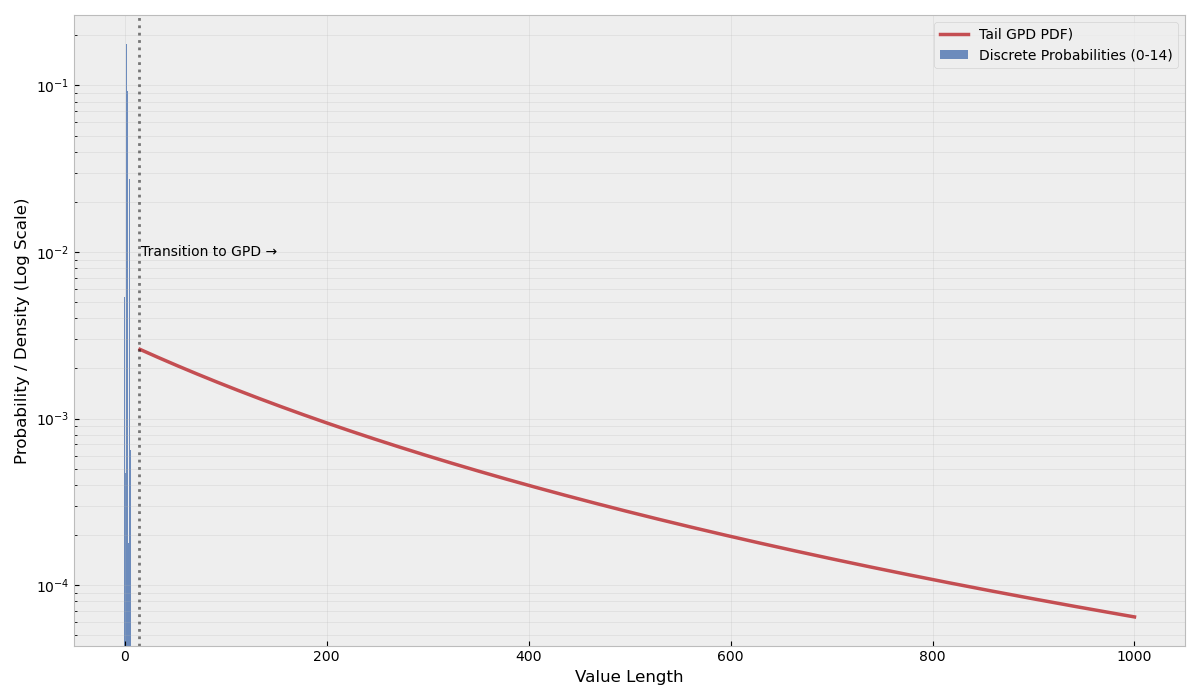

Here is the Python script that generated this plot:
import numpy as np
import scipy.stats as stats
import matplotlib.pyplot as plt

# --- Parameters ---
discrete_probs = [
    0.00536, 0.00047, 0.17820, 0.09239, 0.00018,
    0.02740, 0.00065, 0.00606, 0.00023, 0.00837,
    0.00837, 0.08989, 0.00092, 0.00326, 0.01980
]
gpd_sigma = 214.476
gpd_k = 0.348238
gpd_loc = 15.0

# --- Setup Distributions ---
# 1. Discrete Part
x_discrete = np.arange(len(discrete_probs))
prob_discrete_total = sum(discrete_probs)

# 2. Continuous Tail (GPD)
# The tail occurs with probability (1 - sum(discrete_probs))
prob_tail_total = 1.0 - prob_discrete_total

# Scipy's genpareto uses 'c' for the shape parameter k
tail_dist = stats.genpareto(c=gpd_k, loc=gpd_loc, scale=gpd_sigma)

# Generate points for the tail curve
x_tail = np.linspace(gpd_loc, 1000, 5000)
# Scale the PDF by the probability of falling into the tail
y_tail = tail_dist.pdf(x_tail) * prob_tail_total 

# --- Plotting ---
plt.figure(figsize=(12, 7))
plt.style.use('bmh') # Clean style for Arch/tiling setups

# Plot Discrete Bars
plt.bar(x_discrete, discrete_probs, color='#4c72b0', alpha=0.8, 
        label='Discrete Probabilities (0-14)')

# Plot Tail Curve
plt.plot(x_tail, y_tail, color='#c44e52', linewidth=2.5, 
         label=f'Tail GPD PDF)')

# Formatting
plt.yscale('log') # Log scale is crucial here due to magnitude differences
# plt.title(r'Hybrid Distribution: Discrete (0-14) + GPD Tail ($\xi \approx 0.35$)')
plt.xlabel('Value Length')
plt.ylabel('Probability / Density (Log Scale)')
plt.legend()
plt.grid(True, which="both", ls="-", alpha=0.3)

# Add text annotation for the transition
plt.axvline(14.5, color='black', linestyle=':', alpha=0.5)
plt.text(16, 1e-2, "Transition to GPD \u2192", verticalalignment='center')

plt.tight_layout()
plt.savefig('etc_value_size.png')
plt.show()
